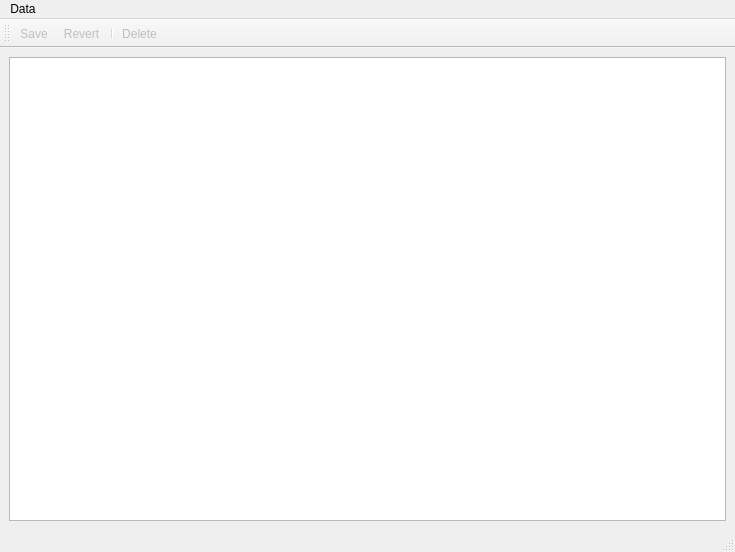
<?xml version="1.0" encoding="UTF-8"?>
<ui version="4.0">
 <class>dataEditor</class>
 <widget class="QMainWindow" name="dataEditor">
  <property name="geometry">
   <rect>
    <x>0</x>
    <y>0</y>
    <width>735</width>
    <height>552</height>
   </rect>
  </property>
  <property name="windowTitle">
   <string>Data Editor</string>
  </property>
  <property name="locale">
   <locale language="English" country="UnitedStates"/>
  </property>
  <widget class="QWidget" name="centralwidget">
   <layout class="QVBoxLayout" name="verticalLayout">
    <item>
     <widget class="QColumnView" name="dataColumnView">
      <property name="dragEnabled">
       <bool>true</bool>
      </property>
      <property name="dragDropOverwriteMode">
       <bool>true</bool>
      </property>
      <property name="dragDropMode">
       <enum>QAbstractItemView::DragDrop</enum>
      </property>
      <property name="defaultDropAction">
       <enum>Qt::MoveAction</enum>
      </property>
     </widget>
    </item>
   </layout>
  </widget>
  <widget class="QMenuBar" name="menubar">
   <property name="geometry">
    <rect>
     <x>0</x>
     <y>0</y>
     <width>735</width>
     <height>30</height>
    </rect>
   </property>
   <widget class="QMenu" name="menuData">
    <property name="title">
     <string>Data</string>
    </property>
    <addaction name="actionSave"/>
    <addaction name="actionRevert"/>
   </widget>
   <addaction name="menuData"/>
  </widget>
  <widget class="QStatusBar" name="statusbar"/>
  <widget class="QToolBar" name="toolBar">
   <property name="windowTitle">
    <string>toolBar</string>
   </property>
   <attribute name="toolBarArea">
    <enum>TopToolBarArea</enum>
   </attribute>
   <attribute name="toolBarBreak">
    <bool>false</bool>
   </attribute>
   <addaction name="actionSave"/>
   <addaction name="actionRevert"/>
   <addaction name="separator"/>
   <addaction name="actionDelete"/>
  </widget>
  <action name="actionSave">
   <property name="enabled">
    <bool>false</bool>
   </property>
   <property name="icon">
    <iconset resource="../../resources/resources.qrc">
     <normaloff>:/icons/disk.png</normaloff>:/icons/disk.png</iconset>
   </property>
   <property name="text">
    <string>Save</string>
   </property>
  </action>
  <action name="actionRevert">
   <property name="enabled">
    <bool>false</bool>
   </property>
   <property name="icon">
    <iconset resource="../../resources/resources.qrc">
     <normaloff>:/icons/arrow-return-180-left.png</normaloff>:/icons/arrow-return-180-left.png</iconset>
   </property>
   <property name="text">
    <string>Revert</string>
   </property>
  </action>
  <action name="actionDelete">
   <property name="enabled">
    <bool>false</bool>
   </property>
   <property name="icon">
    <iconset resource="../../resources/resources.qrc">
     <normaloff>:/icons/minus.png</normaloff>:/icons/minus.png</iconset>
   </property>
   <property name="text">
    <string>Delete</string>
   </property>
  </action>
 </widget>
 <resources>
  <include location="../../resources/resources.qrc"/>
 </resources>
 <connections/>
</ui>
